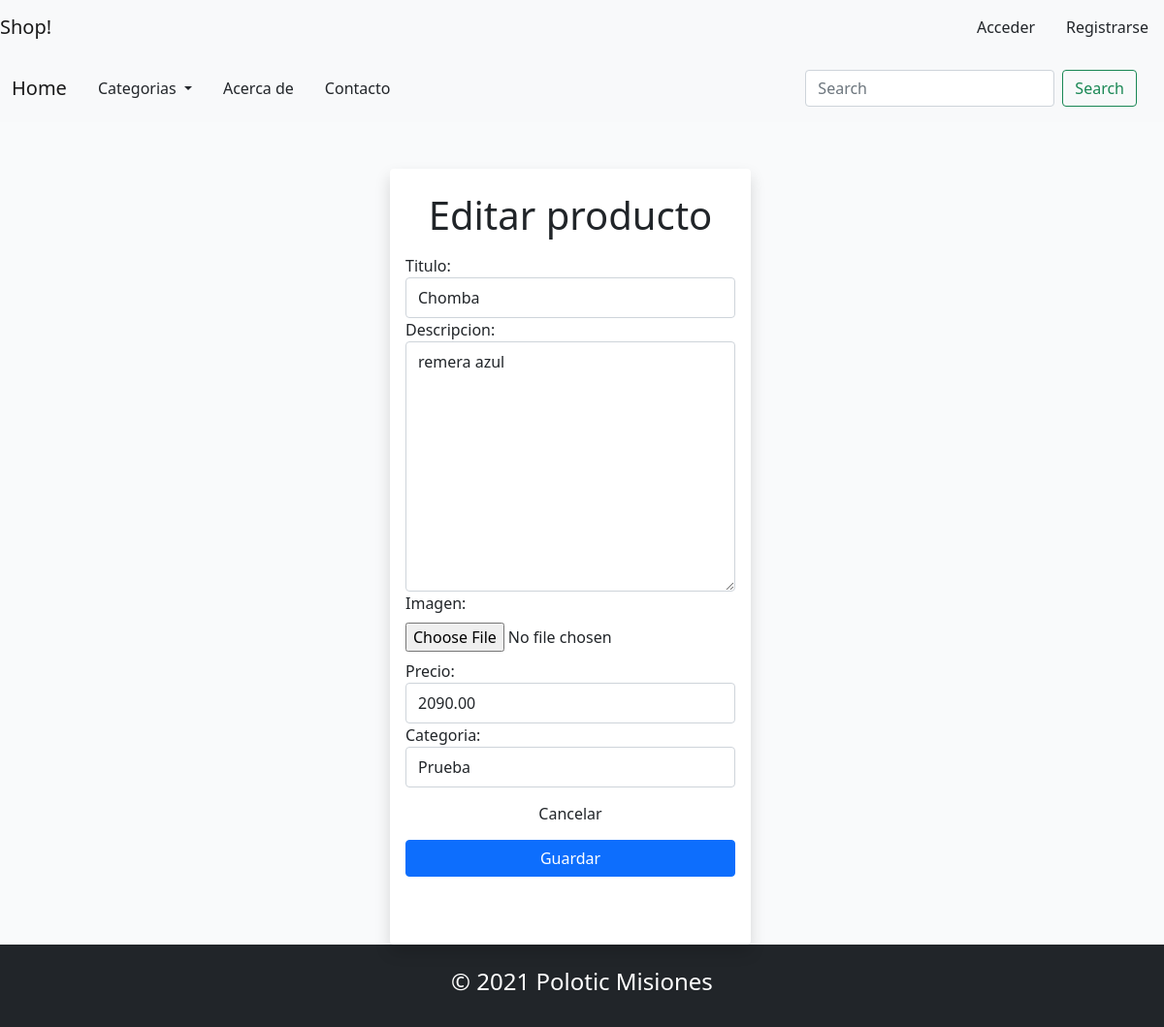
Screenshot of /productos/editar_articulo/5 with the database file from the repository.
### products/models.py (models this page shows, shortened)
class Product(models.Model):
    titulo = models.CharField(max_length=50)
    descripcion = models.TextField()
    imagen = models.ImageField(upload_to='products/', null =False, blank=False)
    precio = models.DecimalField(max_digits=8, decimal_places=2)
    categoria = models.ForeignKey(Category, on_delete=models.CASCADE, related_name='categoria')
    slug = models.SlugField(null=False,blank=False, unique= True)
    created_at = models.DateTimeField(auto_now_add=True)

### products/views.py (the view)
# urls.py: path('editar_articulo/<int:id>',views.editProducto, name='editaProducto'),
def editProducto(request, id):
    producto =  get_object_or_404(Product, id=id)
    if request.method == 'POST':
        form = ProductForm(request.POST, request.FILES, instance=producto)
        if form.is_valid():
            form.save()
            return redirect('home')
    else:
        form = ProductForm(instance=producto)
        return render(request, 'products/editProduct.html',{
            'form':form
        })

### products/forms.py
class ProductForm(forms.ModelForm):
    class Meta:
        model = Product
        fields = ['titulo','descripcion','imagen','precio','categoria']
        widgets =  {
            'titulo': forms.TextInput(attrs={
                'class': 'form-control py-2',
                'id': 'titulo'
            }),
            'descripcion': forms.Textarea(attrs={
                'class': 'form-control py-2',
                'id': 'descripcion'
            }),
            'imagen': forms.FileInput(attrs={
                'id': 'imagen',
                'class': 'py-2'
            }),
            'precio': forms.NumberInput(attrs={
                'class': 'form-control py-2',
                'id': 'precio'
            }),
            'categoria': forms.Select(attrs={
                'class': 'form-control py-2',
                'id': 'precio'
            }),
        }

### categories/models.py (called while the page is built)
    def __str__(self):
        return self.descripcion

### categories/views.py (called while the page is built)
def dropdownCategory(request):
    categorias = Category.objects.all()
    return {
        'categorias': categorias
    }

### ecommerce/templates/products/editProduct.html (shortened to what this page needs)
{% extends 'base.html' %}
{% block content %}
<div
  class="row w-100 d-flex justify-content-center w-100 mt-5 h-100"
  style="min-height: 100vh"
>
  <div class="col-12 col-md-6 col-lg-4 h-full rounded bg-white p-3 shadow">
    <h1 class="text-center py-2">Editar producto</h1>
    <form enctype="multipart/form-data" action="{% url 'newProduct' %}" method="post">
      {% csrf_token %} {% for field in form %}
      <div class="form-group">
        {{field.label_tag}} {{field}}
      </div>
      {% endfor %}
      <div class="form-group my-2">
        <button type="reset" class="btn btn-default w-100">Cancelar</button>
      </div>
      <div class="form-group my-2">
        <button type="submit" class="btn btn-primary w-100">
          Guardar
        </button>
      </div>
    </form>
  </div>
</div>
{% endblock content %}

### ecommerce/static/css/styles.css (style rules this page uses)
body { background-color: #f9fafb !important; }
.shadow { box-shadow: 0 20px 25px -5px rgba(0, 0, 0, 0.1), 0 10px 10px -5px rgba(0, 0, 0, 0.04); }

### rows the page displays
Product: form "Chomba" "remera azul" "2090.00" "Prueba"

### other values shown
{{ field.label_tag }} "Titulo:" "Descripcion:" "Imagen:" "Precio:" "Categoria:"
